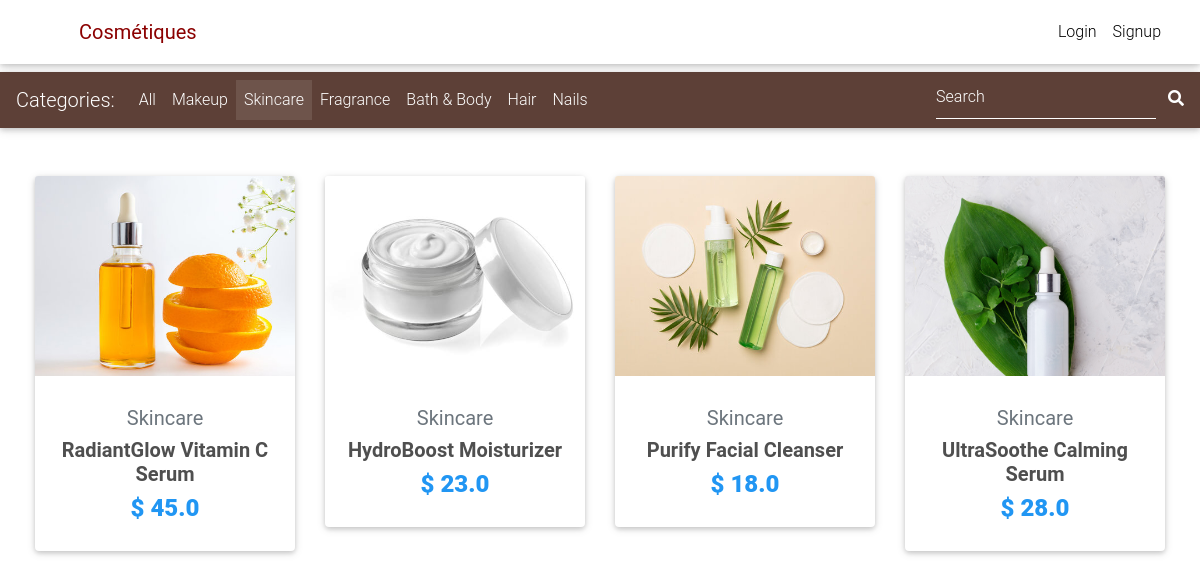
/category/S/, run on the app's committed database.
### core/models.py (models this page shows, shortened)
class Item(models.Model):
    title = models.CharField(max_length=100)
    price = models.FloatField()
    category = models.CharField(choices=CHATEGORY_CHOICES, max_length=2)
    slug = models.SlugField(max_length=255,default="test-product")
    discount_price = models.FloatField(blank=True, null=True)
    description = models.TextField(default="This is a product description")
    image = models.ImageField(default='default.jpeg')
    additional_info = models.TextField(default="This is an additional information about the product")
    def get_absolute_url(self):
        return reverse("core:product", kwargs={
            'slug': self.slug
        })
    def get_category_display(self):
        return dict(CHATEGORY_CHOICES).get(self.category, "Unknown category")

### core/views.py (the view)
# urls.py: path('category/<category>/',get_category, name='category'),
def get_category(request, category):
    context = {
        'object_list': Item.objects.filter(category=category),
        'categories': CHATEGORY_CHOICES,
        'category': category
    }
    return render(request, 'category.html', context)

### templates/category.html (shortened to what this page needs)
{% extends "base.html" %}
{% block content %}
  <main>
       <nav class="navbar navbar-expand-lg sticky-top navbar-dark mdb-color brown darken-2 mb-5 " >
        <span class="navbar-brand">Categories:</span>
        <div class="collapse navbar-collapse" id="basicExampleNav">
           <ul class="navbar-nav mr-auto">
            <li class="nav-item ">
                <a class="nav-link" href="{% url 'core:'%}">All <span class="sr-only">(current)</span></a>
            </li>
            {% for key, value in categories %}
                <li class="{% if key == category %} nav-item active {% endif %} nav-item">
                    <a class="nav-link" href="{% url 'core:category' key %}">{{ value }}</a>
                </li>
            {% endfor %}
        </ul>
          <form class="form-inline">
            <div class="md-form my-0">
              <input class="form-control mr-sm-2" type="text" placeholder="Search" aria-label="Search" name="search_parameter">
                 <span class="search-label-icon"  style="color: white" onclick="searchFunction()">
                       <i class="fas fa-search "></i>
             </span>
            </div>
          </form>
        </div>
      </nav>
<div style="padding-left: 35px; padding-right: 35px">
      <section class="text-center mb-4">
        <div class="row wow fadeIn">
          {% for item in object_list %}
          <div class="col-lg-3 col-md-6 mb-4">
            <div class="card">
              <div class="view overlay">
                  <img src="{{ item.image.url }}" class="card-img-top">
              </div>
              <div class="card-body text-center">
                  <h5 style="color: #6c757d">{{ item.get_category_display }}</h5>
                <h5>
                  <strong>
                    <a href="{{ item.get_absolute_url }}" class="dark-grey-text">{{ item.title }}
                    </a>
                  </strong>
                </h5>
                <h4 class="font-weight-bold blue-text">
                  <strong>$
                  {% if item.discount_price %}
                  {{ item.discount_price }}
                  {% else %}
                  {{ item.price }}
                  {% endif %}
                  </strong>
                </h4>
              </div>
            </div>
          </div>
          {% endfor %}
        </div>
      </section>
    </main>
{% endblock content %}

### templates/base.html (style rules this page uses)
html, body, header, .carousel { height: 60vh; }

### templates/category.html (style rules this page uses)
.view.overlay { margin-bottom: 10px; }
.card-img-top { height: 200px; width: 100%; object-fit: cover; }

### data on the page
Item: image (picture), category "Skincare", title "RadiantGlow Vitamin C Serum", price "45.0"
Item: image (picture), category "Skincare", title "HydroBoost Moisturizer", discount_price "23.0"
Item: image (picture), category "Skincare", title "Purify Facial Cleanser", price "18.0"
Item: image (picture), category "Skincare", title "UltraSoothe Calming Serum", discount_price "28.0"

### other printed values
{{ value }} "Makeup" "Skincare" "Fragrance" "Bath & Body" "Hair" "Nails"
